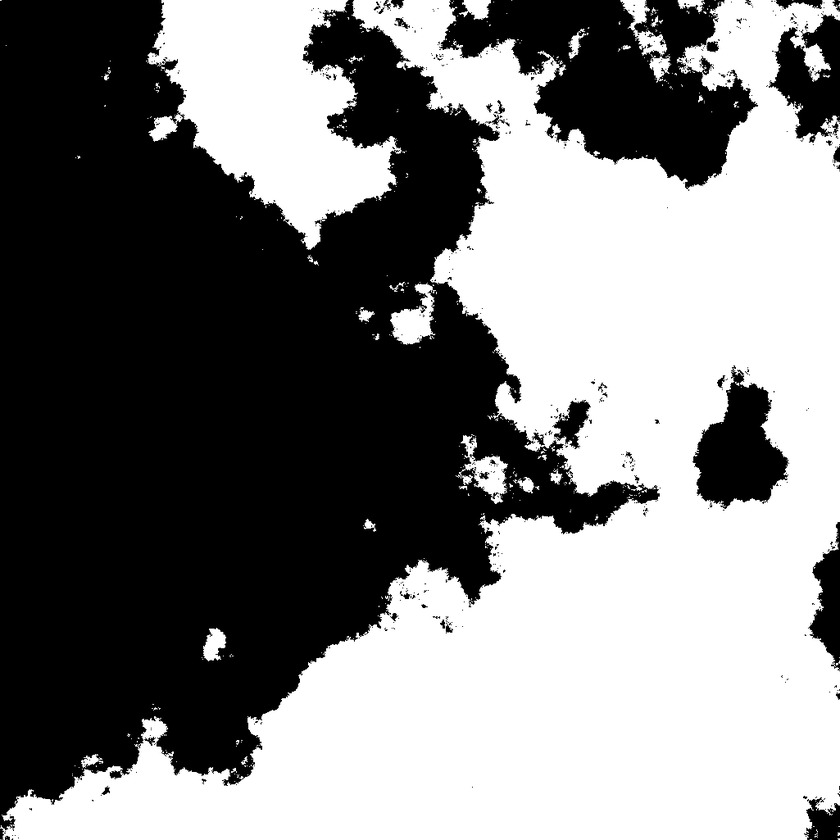
#> input picture 1.3_fractal.png, 840 x 840 px, shrunk from 1025 x 1025 before the run
$ python fourier_analysis.py
#> lines starting #> are read from the running program, lines starting #| are printed output that depends on the picture
import numpy as np
import matplotlib.pyplot as plt
from PIL import Image
import seaborn as sns

def plot_image_fft(image_path):
    # Load image
#> called with image_path = '1.3_fractal.png'
    img = Image.open(image_path)
#> img is the input picture: PIL image 840x840 L; min 0, max 255, mean 127.8

    # Convert image to grayscale
    gray_img = img.convert('L')

    # Convert the image to a NumPy array
    img_array = np.array(gray_img)

    # Perform the 2D Fourier Transform and shift the zero frequency component to the center
    ft_img = np.fft.fft2(img_array)
    ft_img_shifted = np.fft.fftshift(ft_img)

    # Calculate the magnitude spectrum
    magnitude_spectrum = 20*np.log1p(np.abs(ft_img_shifted))
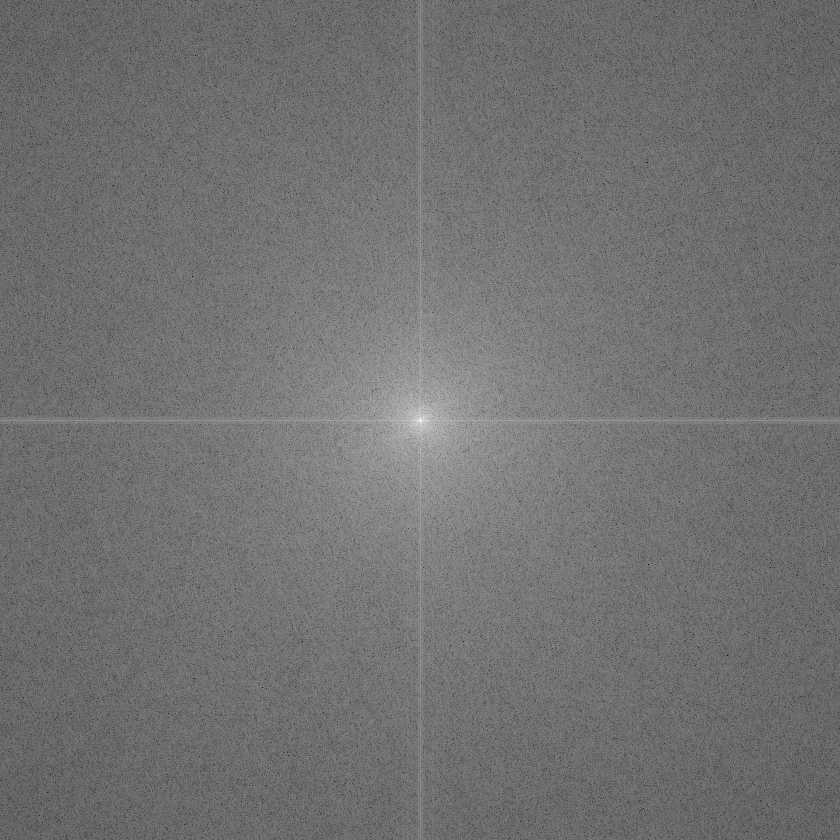
#> magnitude_spectrum: shape (840, 840) float64; min 36.92, max 366.3, mean 184; drawn with min black and max white

    # Flatten the magnitude spectrum to a 1D array
    magnitude_spectrum_1D = magnitude_spectrum.flatten()

    # Create histogram using plt.hist

    plt.hist(magnitude_spectrum_1D, bins=100, alpha=0.7, label=image_path)

# Initialize Plot
plt.figure(figsize=(10, 5))

# Call the function with an image
plot_image_fft("1.3_fractal.png")
plot_image_fft("1.3_control_avg.png")
#> call 2 of plot_image_fft, with image_path = '1.3_control_avg.png'
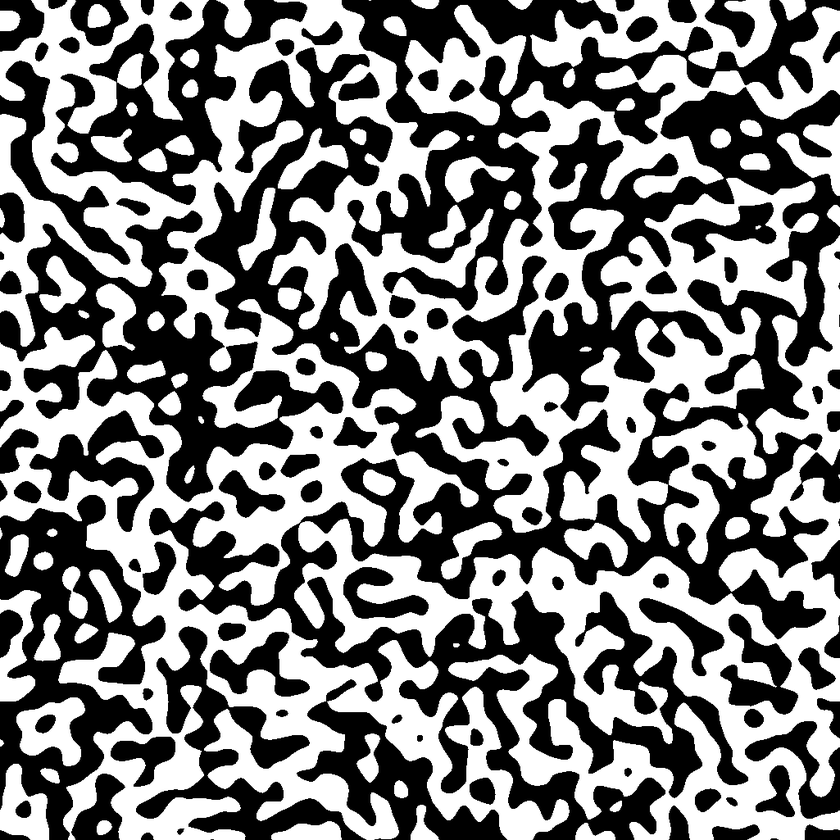
#> input picture 1.3_control_avg.png, 840 x 840 px, shrunk from 1025 x 1025 before the run
#> in plot_image_fft, img is the input picture: PIL image 840x840 L; min 0, max 255, mean 127.4
plot_image_fft("1.3_control_upr.png")
#> call 3 of plot_image_fft, with image_path = '1.3_control_upr.png'
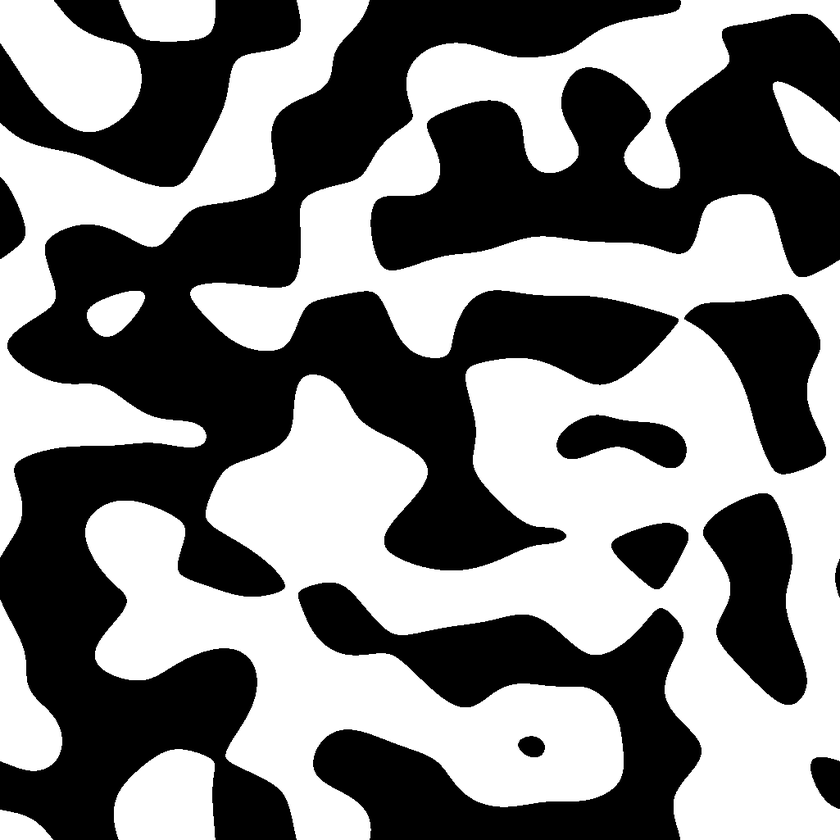
#> input picture 1.3_control_upr.png, 840 x 840 px, shrunk from 1025 x 1025 before the run
#> in plot_image_fft, img is the input picture: PIL image 840x840 L; min 0, max 255, mean 128

# Share Plot Attributes
plt.title('Power Spectra')
plt.xlabel('Frequency')
plt.ylabel('Power')
plt.legend()
plt.show()
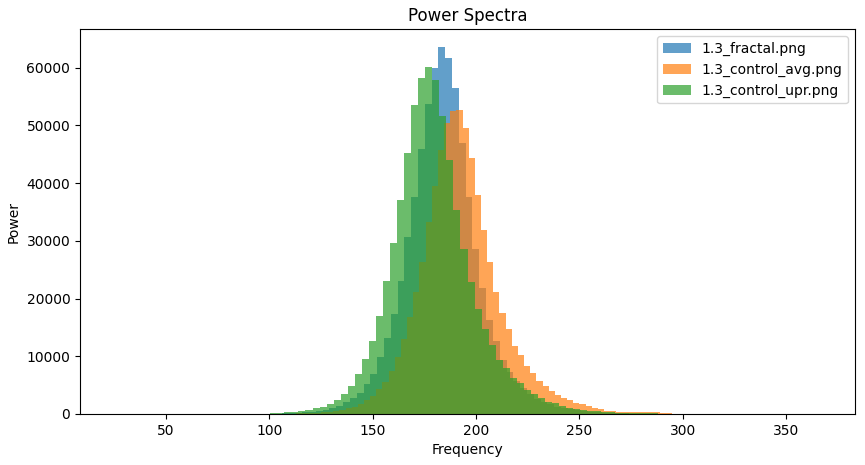
#> figure drawn by matplotlib, 1 panel; tallest bar 63524 high, from x = 181.9 to 185.2; tallest bar 52650 high, from x = 190.5 to 193.5; tallest bar 60194 high, from x = 175.5 to 178.9
